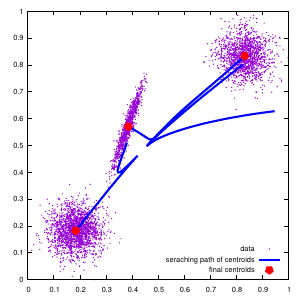

Write gnuplot code to recreate this figure.
set terminal pdf size 3, 3 font "Helvetica,8"
set output 'toy.pdf'

stats 'toy-output.txt' nooutput
last_index = int(STATS_records - 1)
set key bottom right
plot "toy-input.txt" using 1:2 pointtype 0 ps 1 title 'data',\
     "toy-output.txt" using 1:2 with lines lc rgb "blue" lw 3 notitle '', '' using 1:2 every ::last_index with points pointtype 15 lc rgb "red" notitle,\
     "toy-output.txt" using 3:4 with lines lc rgb "blue" lw 3 notitle, '' using 3:4 every ::last_index with points pointtype 15 lc rgb "red" notitle, \
     "toy-output.txt" using 5:6 with lines lc rgb "blue" lw 3 title 'seraching path of centroids', '' using 5:6 every ::last_index with points pointtype 15 lc rgb "red" title 'final centroids'